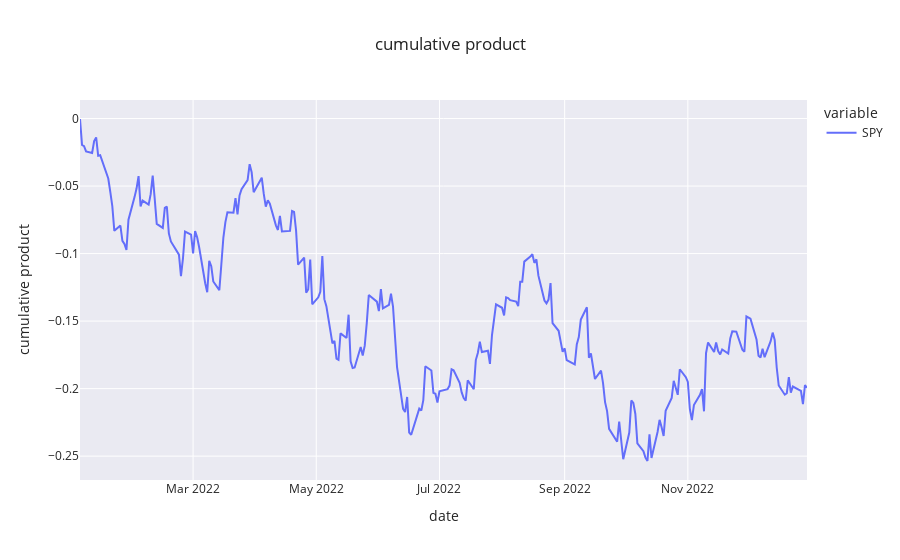

Notebook code cell kept with this figure:
### Code cell
plot_line(spy_cumulative_product, 'date', 'cumulative product', 'cumulative product')

### Figure 1 — Plotly figure (JSON) as saved in the notebook; plotly's stock layout.template omitted (floating-point values rounded to 4 significant figures; data arrays with more than 128 entries replaced by an {"elided": "..."} marker saying what was removed)
{"data": [{"hovertemplate": "variable=SPY<br>Date=%{x}<br>value=%{y}<extra></extra>", "legendgroup": "SPY", "line": {"color": "#636efa", "dash": "solid"}, "marker": {"symbol": "circle"}, "mode": "lines", "name": "SPY", "orientation": "v", "showlegend": true, "type": "scatter", "x": {"elided": "250 str values"}, "xaxis": "x", "y": {"elided": "250 float values"}, "yaxis": "y"}], "layout": {"legend": {"title": {"text": "variable"}, "tracegroupgap": 0}, "showlegend": true, "title": {"text": "cumulative product"}, "xaxis": {"anchor": "y", "domain": [0, 1], "title": {"text": "date"}}, "yaxis": {"anchor": "x", "domain": [0, 1], "title": {"text": "cumulative product"}}}}
